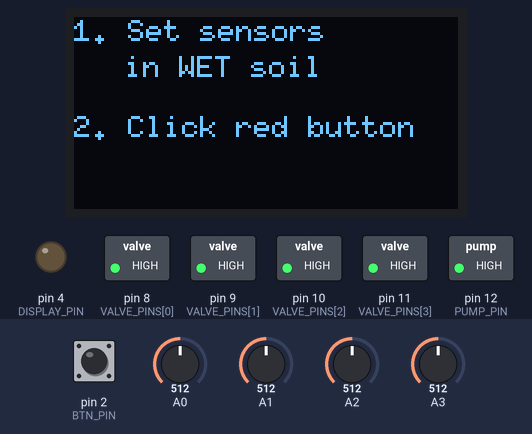
The program below on a simulated Arduino Nano, built with avr-gcc and run on an emulated ATmega328P. Parts: 128×64 one-colour display, switched loads named in the program (green lamp = pin HIGH), output pins drawn as LEDs (lit = HIGH). The test bench sets the inputs (shaded band); at power-on: pin 2 (BTN_PIN) LOW, A0 = 512, A1 = 512, A2 = 512, A3 = 512. The local clock reads 2024-03-15 10:24:30 at power-on unless the program sets it; what the program prints to the serial monitor is not drawn.

Above: at 1.5 s.
1.6 s: pin 2 (BTN_PIN) pulled HIGH for 0.15 s
At 3.3 s:
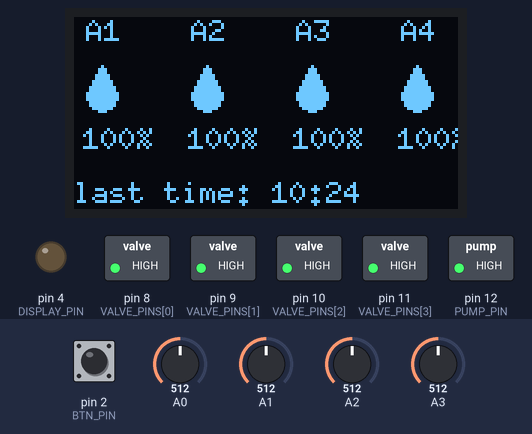
Timing chart, 0 to 4.8 s (numbered marks = the images above; inputs shaded):
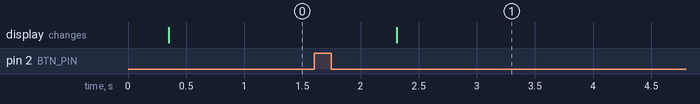

The program:

main.cpp
```cpp
#include <Arduino.h>
#include <ThreeWire.h>
#include <RtcDS1302.h>
#include <Button.h>
#include <Sensor.h>
#include <Display.h>

#define countof(a) (sizeof(a) / sizeof(a[0]))

template<typename T>
Print &operator<<(Print &s, T n) {
    s.print(n);
    return s;
}

const int SENSOR_PINS[4] = {0, 1, 2, 3}; // A0, A1, A2, A3
const int SENSORS_COUNT = 4; // number of sensors
const int DISPLAY_PIN = 4; // A4
const int BTN_PIN = 2; // D2
const int RTC_PINS[3] = {3, 4, 5}; // RST, DAT, CLK
const int VALVE_PINS[4] = {8, 9, 10, 11}; // D7, D8, D9, D10
const int PUMP_PIN = 12; // D11
const int MESUREMENTS_TICK = 60 * 60 * 2; // measurement update step in seconds

bool isRunning = false; //

ThreeWire myWire(RTC_PINS[1], RTC_PINS[2], RTC_PINS[0]); // DAT/IO, CLK/SCLK RST/CE
RtcDS1302<ThreeWire> Rtc(myWire);
RtcDateTime nextTick; // init RTC
Sensor waterSensor[SENSORS_COUNT]; // init array of water sensors
Display infoDisplay(DISPLAY_PIN); // init display
Button startBtn(BTN_PIN); // turn on/off measurements button

void printDateTime(const RtcDateTime &dt);

void doMeasurements();

//////////////////////////////////////////////////////

void setup() {
    Serial.begin(9600);

    // display
//    infoDisplay.setPin(DISPLAY_PIN);

    // sensors
    for (int i = 0; i < SENSORS_COUNT; i++) {
        waterSensor[i].setPin(SENSOR_PINS[i]);
    }

    // pump
    pinMode(PUMP_PIN, OUTPUT);
    digitalWrite(PUMP_PIN, HIGH);

    // relays
    for (int i = 0, max = sizeof(VALVE_PINS) / sizeof(int); i < max; i++) {
        pinMode(VALVE_PINS[i], OUTPUT);
        digitalWrite(VALVE_PINS[i], HIGH);
    }

    // RTC
    Rtc.Begin();
    RtcDateTime compiled = RtcDateTime(__DATE__, __TIME__);
    RtcDateTime now = Rtc.GetDateTime();
    nextTick = now + MESUREMENTS_TICK;

    // RTC test
    if (now < compiled) {
        Serial.println("RTC is older than compile time!  (Updating DateTime)");
        Rtc.SetDateTime(compiled);
    } else if (now > compiled) {
        Serial.println("RTC is newer than compile time. (this is expected)");
    } else if (now == compiled) {
        Serial.println("RTC is the same as compile time! (not expected but all is fine)");
    }

    Serial.print("Compiled: ");
    printDateTime(now);
    Serial.println();
    Serial.println("########################################");

//    doMeasurements();
    infoDisplay.drawStartWindow();
}

void loop() {
    // btns click
    startBtn.scanState();

    if (startBtn.isClick) {
        // the button is clicked

        Serial.println();
        Serial.println("On/off button clicked");

        isRunning = true;

        doMeasurements();
    }

    if (startBtn.isLongPress) {
        Serial.println();
        Serial.println("Reset button clicked");

        isRunning = false;
        infoDisplay.drawStartWindow();
    }

    if (isRunning) {
        // get current time
        RtcDateTime now = Rtc.GetDateTime();

        if (nextTick <= now) {
            Serial.println();
            Serial.print("Next measurements time");

            doMeasurements();

            nextTick += MESUREMENTS_TICK;
        }
    }

    delay(1);
}

void printDateTime(const RtcDateTime &dt) {
    char datestring[20];

    snprintf_P(datestring,
               countof(datestring),
               PSTR("%02u.%02u.%04u %02u:%02u:%02u"),
               dt.Day(),
               dt.Month(),
               dt.Year(),
               dt.Hour(),
               dt.Minute(),
               dt.Second());
    Serial.print(datestring);
}

/**
 * Сделать замеры со всех сенсоров
 */
void doMeasurements() {
    RtcDateTime now = Rtc.GetDateTime();

    Serial.println();
    Serial.print("!!! Do measurements: ");
    printDateTime(now);

    int displaySensors[4] = {-1, -1, -1, -1};
    int displayTime[2] = {now.Hour(), now.Minute()};

    for (int i = 0; i < SENSORS_COUNT; i++) {
        int humidity = waterSensor[i].getHumidity();
        int resistance = waterSensor[i].getResistance();
        bool relay = digitalRead(VALVE_PINS[i]);

        // типа нет датчика
        if (resistance > 950) {
            displaySensors[i] = -1;
            digitalWrite(VALVE_PINS[i], HIGH);
            digitalWrite(PUMP_PIN, HIGH);

            continue;
        }

        displaySensors[i] = humidity;

        Serial.println(".......................");
        Serial << "Valve " << i << ": " << relay;
        Serial.println();
        Serial << "Pump: " << digitalRead(PUMP_PIN);
        Serial.println();
        Serial << "Resistance: " << resistance;
        Serial.println();

        if (humidity == 0 && relay) {
            // turn on the pump and valve
            digitalWrite(VALVE_PINS[i], LOW);
            digitalWrite(PUMP_PIN, LOW);

            // delay(1000);
            // doMeasurements();

            Serial.println("Way 1: turned on");
        }

        if (humidity < 10 && !relay) {
            Serial.println("Way 2: is working");

            // delay(1000);
            // doMeasurements();
        }

        if (humidity > 10) {
            Serial.println("Way 3: turned off");

            // turn off the pump and valve
            digitalWrite(VALVE_PINS[i], HIGH);
            digitalWrite(PUMP_PIN, HIGH);
        }
    }

    infoDisplay.drawSensorsWindow(displaySensors, displayTime);
}
```

Button.cpp
```cpp
#include <Arduino.h>
#include <Button.h>

Button::Button(int p) {
    pin = p;
    pinMode(pin, INPUT);
}

/**
 * Check button state
 * isClick = true - button clicked
 * isClick = true - button clumped
 */
void Button::scanState() {
    if (digitalRead(pin)) {
        counter++;
    } else {
        counter = 0;
        isClick = false;
        isLongPress = false;

        return;
    }

    isClick = counter == timeClick;
    isLongPress = counter == timeLongPress;
}

/**
 * Set number of iterations before long click
 * @param t - new number of iterations
 */
void Button::setLongPressTime(int t) {
    if (t > 1000 && t < 10000) {
        timeLongPress = t;
    }
}
```

Button.h
```cpp
#pragma once

class Button {
public:
    Button(int p);

    bool isClick = false; // the button is clicked
    bool isLongPress = false; // the button is clamped
    void scanState(); // check the signal
    void setLongPressTime(int t); // set time for state when button is pressed

private:
    int counter = 0;
    int timeClick = 5; // before click
    int timeLongPress = 1000; // before long press
    int pin;
};
```

Display.cpp
```cpp
#include <Arduino.h>
#include <U8glib.h>
#include <Display.h>

template<typename T>
Print &operator<<(Print &s, T n) {
    s.print(n);
    return s;
};

U8GLIB_SH1106_128X64 u8g(U8G_I2C_OPT_DEV_0 | U8G_I2C_OPT_FAST);

// blob state icons
static unsigned char blobs[][32] = {
        {0x20, 0x00, 0x50, 0x00, 0x50, 0x00, 0x88, 0x00, 0x88, 0x00, 0x04, 0x01, 0x04, 0x01, 0x02, 0x02, 0x02, 0x02, 0x01, 0x04, 0x01, 0x04, 0x01, 0x04, 0x02, 0x02, 0x02, 0x02, 0x8C, 0x01, 0x70, 0x00}, // 0
        {0x20, 0x00, 0x50, 0x00, 0x50, 0x00, 0x88, 0x00, 0x88, 0x00, 0x04, 0x01, 0x04, 0x01, 0x02, 0x02, 0x02, 0x02, 0x01, 0x04, 0x01, 0x04, 0x01, 0x04, 0xFE, 0x03, 0xFE, 0x03, 0xFC, 0x01, 0x70, 0x00}, // 25
        {0x20, 0x00, 0x50, 0x00, 0x50, 0x00, 0x88, 0x00, 0x88, 0x00, 0x04, 0x01, 0x04, 0x01, 0x02, 0x02, 0x02, 0x02, 0xFF, 0x07, 0xFF, 0x07, 0xFF, 0x07, 0xFE, 0x03, 0xFE, 0x03, 0xFC, 0x01, 0x70, 0x00}, // 50
        {0x20, 0x00, 0x50, 0x00, 0x50, 0x00, 0x88, 0x00, 0x88, 0x00, 0x04, 0x01, 0xFC, 0x01, 0xFE, 0x03, 0xFE, 0x03, 0xFF, 0x07, 0xFF, 0x07, 0xFF, 0x07, 0xFE, 0x03, 0xFE, 0x03, 0xFC, 0x01, 0x70, 0x00}, // 75
        {0x20, 0x00, 0x70, 0x00, 0x70, 0x00, 0xF8, 0x00, 0xF8, 0x00, 0xFC, 0x01, 0xFC, 0x01, 0xFE, 0x03, 0xFE, 0x03, 0xFF, 0x07, 0xFF, 0x07, 0xFF, 0x07, 0xFE, 0x03, 0xFE, 0x03, 0xFC, 0x01, 0x70, 0x00}  // 100
};

Display::Display(int p) {
    if (p >= 0 && p <= 5) {
        pin = p;
        pinMode(pin, OUTPUT);
    }
}

void Display::drawSensorsWindow(int sensors[4], int time[2]) {
    u8g.firstPage();

    do {
        int fromLeft = 4;
        Display::prepare();

        for (int i = 0; i < 4; i++) {
            if (sensors[i] != -1) {
                u8g.setPrintPos(fromLeft, 0);
                u8g << "A" << i + 1;
                u8g.drawXBM(fromLeft, 16, 11, 16, blobs[map(sensors[i], 0, 100, 0, 4)]);
                u8g.setPrintPos(fromLeft - 1, 36);
                u8g << sensors[i] << "%";

                fromLeft += 35;
            }
        }

        u8g.setPrintPos(0, 54);
        u8g << "last time: " << time[0] << ":" << time[1];
    } while (u8g.nextPage());
}

void Display::drawStartWindow() {
    u8g.firstPage();

    do {
        Display::prepare();
        u8g.setPrintPos(0, 0);
        u8g << "1. Set sensors";
        u8g.setPrintPos(17, 12);
        u8g << "in WET soil";
        u8g.setPrintPos(0, 32);
        u8g << "2. Click red button";
    } while (u8g.nextPage());
}

void Display::prepare() {
    u8g.setFont(u8g_font_6x10);
    u8g.setFontRefHeightExtendedText();
    u8g.setDefaultForegroundColor();
    u8g.setFontPosTop();
}
```

Display.h
```cpp
#pragma once

class Display {
public:
    Display(int p);

    void drawStartWindow();
    void drawSensorsWindow(int sensors[4], int time[2]);

private:
    int pin;
    void prepare();
};
```

Sensor.cpp
```cpp
#include <Arduino.h>
#include <Sensor.h>

/**
 * Set IO pin
 * @param {int} pin - io pin number.
 */
void Sensor::setPin(int p) {
    if (p >= 0 && p < 4) {
        pin = p;
        pinMode(pin, INPUT);
    }
}

// todo для колибровки датчика с помощью
//void Sensor::setDate(int d, int h) {
//    currentDate[0] = d;
//    currentDate[1] = h;
//}

/**
 * Gets the current resistance at the sensor
 * @return {int} _resistance - actual resistance
 */
int Sensor::getResistance() {
    Sensor::checkResistance();
    return resistance;
}

/**
 * Gets the current humidity
 * @return {int} _humidity - humidity
 */
int Sensor::getHumidity() {
    Sensor::checkResistance();
    return constrain(map(resistance, maxValue, minValue, 0, 100), 0, 100);;
}

/**
 * Checks resistance on sensor
 */
void Sensor::checkResistance() {
    resistance = analogRead(pin);
    Sensor::calibrateResistanceRange();
}

/**
 * Upper and lower resistance calibration
 */
void Sensor::calibrateResistanceRange() {
//    Serial.println("");
//    Serial.println("*** calibration info ***");
//    Serial.print("resistance: ");
//    Serial.println(resistance);

    // set initial value
//    if (minValue == -1 || maxValue == -1) {
//        minValue = maxValue = resistance;
//    }

//    if (resistance < minValue) {
//        minValue = resistance;
//    }

// todo по сути не нужно т.к. на данный момен наличие датчика сравнивается со значением 1000
//    if (resistance > maxValue) {
//        maxValue = resistance;
//    }

//    Serial.print("minValue: ");
//    Serial.println(minValue);
//    Serial.print("maxValue: ");
//    Serial.println(maxValue);
//    Serial.println("************************");
}
```

Sensor.h
```cpp
#pragma once

class Sensor {
public:
    void setPin(int p);
    int getResistance();
    int getHumidity();

private:
    int pin;
    int resistance;
    int minValue = 600;
    int maxValue = 900;

    void checkResistance();
    void calibrateResistanceRange();
};
```

Measured:
- after the input at 1.6 s, the display: changes after 0.71 s (image 1)
